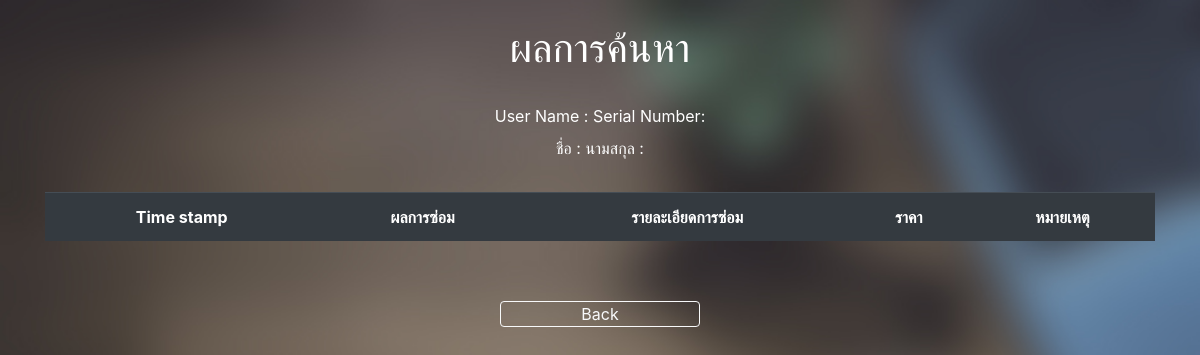
The app's page /user/check_qr.php?id_com=548cd7d0ac2720bf847165da0207b950 (signed in), older data.
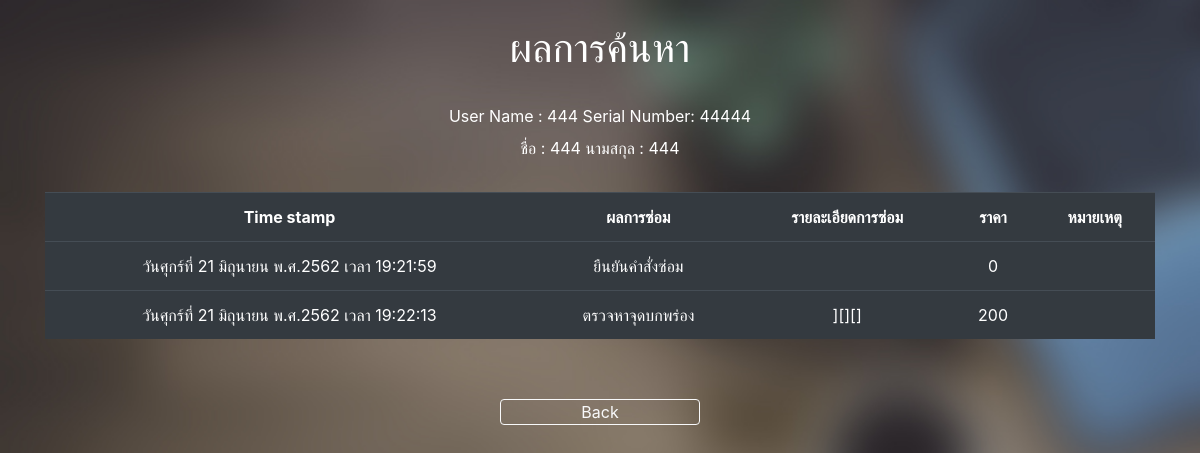
The same page, newer data.
### tables this page shows
CREATE TABLE `com` (
  `ID_com` text NOT NULL,
  `Serial_number` text NOT NULL,
  `Recieve_ID` text NOT NULL,
  `User_id` int(11) NOT NULL,
  `id` int(11) NOT NULL
);

CREATE TABLE `user` (
  `User_id` varchar(255) NOT NULL,
  `fname` text NOT NULL,
  `lname` text NOT NULL,
  `phone_num` text NOT NULL,
  `Role` text NOT NULL,
  `Email` text NOT NULL,
  `More_contact` text NOT NULL,
  `Password` text NOT NULL
);

CREATE TABLE `update_com` (
  `ID_com` text NOT NULL,
  `Status_com` text NOT NULL,
  `Detail_com` text NOT NULL,
  `Note_com` text NOT NULL,
  `Price_com` int(11) NOT NULL,
  `Time_update` text NOT NULL,
  `id` int(5) NOT NULL,
  `count` int(11) NOT NULL
);

### user/check_qr.php (the view, shortened to what this page needs)
<!DOCTYPE html>
<html lang="en">
    <?php
    require './../DB_ce-app/User.php';
    if(isset($_GET['id_com'])){
        $palm = $_GET['id_com'];
    }
    if(isset($palm)){
        $id_com = "SELECT update_com.Status_com,update_com.Detail_com,update_com.Note_com,update_com.Price_com,update_com.Time_update,user.fname,user.lname,com.Serial_number,com.User_id
        FROM `update_com`,`com`,`user`
        WHERE update_com.ID_com = '$palm' AND com.ID_com=update_com.ID_com AND com.User_id = user.User_id";
        $result = mysqli_query($connect,$id_com);
        $result1 = mysqli_query($connect,$id_com);
        $row1 = mysqli_fetch_array($result);
    }
    ?>
<head>
    <link rel="stylesheet" href="https://stackpath.bootstrapcdn.com/bootstrap/4.3.1/css/bootstrap.min.css"
>
    <link rel="stylesheet" href="../css.css">
</head>
<body style="background-image: url(../BG/wall3.jpg);background-repeat: no-repeat;background-size:100%;">
    <div id="text1" style="text-align:center"><br>
        <h1> ผลการค้นหา </h1><br>
        <label>User Name : </label>
        <?php echo $row1['User_id']?>
        <label>Serial Number: </label>
        <?php echo $row1['Serial_number']?>
        <br>
        <label>ชื่อ : </label>
        <?php echo $row1['fname']?>
        <label>นามสกุล : </label>
        <?php echo $row1['lname']?>
    </div>
    <div class="container">
        <div class="tab-content" id="pills-tabContent">
            <div class="tab-pane fade show active" id="pills-home" role="tabpanel" aria-labelledby="pills-home-tab">
                <table class="table table-dark" id="user_data"><br>
                    <tr style="text-align:center">
                        <th>Time stamp</th>
                        <th>ผลการซ่อม</th>
                        <th>รายละเอียดการซ่อม</th>
                        <th>ราคา</th>
                        <th>หมายเหตุ</th>
                    </tr>
                    <?php
                        while($row2 = mysqli_fetch_array($result1,MYSQLI_ASSOC)){
                    ?>
                    <tr style="text-align:center">
                        <td> <?php echo $row2['Time_update']?></td>
                        <td> <?php echo $row2['Status_com']?></td>
                        <td><?php echo $row2['Detail_com']?></td>
                        <td><?php echo $row2['Price_com']?></td>
                        <td><?php echo $row2['Note_com']?></td>
                    </tr>
                    <?php }?>
                </table>
            </div>
        </div>
    </div><br>
    <div style="text-align:center;">
        <a id="but1" href="user_page.php" class="btn btn-outline-light" class="ml-3">Back</a>
    </div>
</body>
</html>

### user/check_qr.php (style rules this page uses)
body { background-color: darkslategray; }
html, body { padding:0px; margin:0px; height:100%; }
#text1 { color: white; }
#but1 { width: 200px; padding: 0px; margin: 20px; }

Row changes from the older to the newer data that the page shows:
added com: User "444", Serial_number "44444"
added user: fname "444", lname "444"
added update_com: Time_update "วันศุกร์ที่ 21 มิถุนายน พ.ศ.2562 เวลา 19:21:59", Status_com "ยืนยันคำสั่งซ่อม", Price_com "0"
added update_com: Time_update "วันศุกร์ที่ 21 มิถุนายน พ.ศ.2562 เวลา 19:22:13", Status_com "ตรวจหาจุดบกพร่อง", Detail_com "][][]", Price_com "200"
